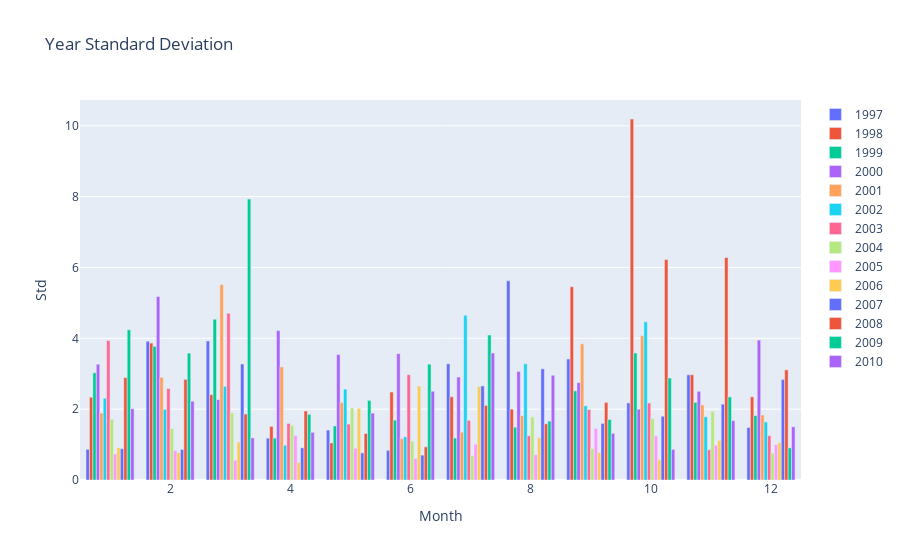

Source (notebook cell):
### Code cell
yearStdBarChart(10, 1997, 2010)

### Figure 1 — Plotly figure (JSON) as saved in the notebook; plotly's stock layout.template omitted (floating-point values rounded to 4 significant figures)
{"data": [{"name": "1997", "type": "bar", "x": ["01", "02", "03", "04", "05", "06", "07", "08", "09", "10", "11", "12"], "y": [0.8667, 3.916, 3.926, 1.181, 1.41, 0.8377, 3.281, 5.623, 3.418, 2.176, 2.972, 1.483]}, {"name": "1998", "type": "bar", "x": ["01", "02", "03", "04", "05", "06", "07", "08", "09", "10", "11", "12"], "y": [2.336, 3.867, 2.41, 1.513, 1.047, 2.483, 2.351, 2.001, 5.456, 10.19, 2.971, 2.348]}, {"name": "1999", "type": "bar", "x": ["01", "02", "03", "04", "05", "06", "07", "08", "09", "10", "11", "12"], "y": [3.027, 3.773, 4.539, 1.182, 1.526, 1.69, 1.185, 1.491, 2.516, 3.585, 2.191, 1.82]}, {"name": "2000", "type": "bar", "x": ["01", "02", "03", "04", "05", "06", "07", "08", "09", "10", "11", "12"], "y": [3.269, 5.181, 2.269, 4.219, 3.541, 3.568, 2.907, 3.066, 2.751, 1.999, 2.505, 3.95]}, {"name": "2001", "type": "bar", "x": ["01", "02", "03", "04", "05", "06", "07", "08", "09", "10", "11", "12"], "y": [1.891, 2.897, 5.521, 3.195, 2.185, 1.168, 1.351, 1.816, 3.844, 4.074, 2.119, 1.837]}, {"name": "2002", "type": "bar", "x": ["01", "02", "03", "04", "05", "06", "07", "08", "09", "10", "11", "12"], "y": [2.307, 1.997, 2.644, 0.9804, 2.564, 1.218, 4.652, 3.282, 2.095, 4.467, 1.785, 1.639]}, {"name": "2003", "type": "bar", "x": ["01", "02", "03", "04", "05", "06", "07", "08", "09", "10", "11", "12"], "y": [3.939, 2.584, 4.707, 1.596, 1.578, 2.974, 1.685, 1.25, 1.988, 2.174, 0.8552, 1.252]}, {"name": "2004", "type": "bar", "x": ["01", "02", "03", "04", "05", "06", "07", "08", "09", "10", "11", "12"], "y": [1.717, 1.449, 1.895, 1.542, 2.038, 1.1, 0.6936, 1.781, 0.8864, 1.736, 1.94, 0.7588]}, {"name": "2005", "type": "bar", "x": ["01", "02", "03", "04", "05", "06", "07", "08", "09", "10", "11", "12"], "y": [0.7363, 0.8312, 0.5566, 1.257, 0.8955, 0.609, 1.009, 0.7131, 1.458, 1.244, 0.9846, 0.9965]}, {"name": "2006", "type": "bar", "x": ["01", "02", "03", "04", "05", "06", "07", "08", "09", "10", "11", "12"], "y": [0.9111, 0.7715, 1.072, 0.4982, 2.02, 2.654, 2.634, 1.199, 0.7744, 0.5701, 1.117, 1.054]}, {"name": "2007", "type": "bar", "x": ["01", "02", "03", "04", "05", "06", "07", "08", "09", "10", "11", "12"], "y": [0.8832, 0.8615, 3.276, 0.9084, 0.7662, 0.7023, 2.657, 3.138, 1.599, 1.8, 2.141, 2.838]}, {"name": "2008", "type": "bar", "x": ["01", "02", "03", "04", "05", "06", "07", "08", "09", "10", "11", "12"], "y": [2.891, 2.842, 1.862, 1.949, 1.312, 0.9365, 2.105, 1.586, 2.192, 6.224, 6.281, 3.111]}, {"name": "2009", "type": "bar", "x": ["01", "02", "03", "04", "05", "06", "07", "08", "09", "10", "11", "12"], "y": [4.241, 3.582, 7.931, 1.853, 2.248, 3.269, 4.094, 1.663, 1.706, 2.88, 2.346, 0.9073]}, {"name": "2010", "type": "bar", "x": ["01", "02", "03", "04", "05", "06", "07", "08", "09", "10", "11", "12"], "y": [2.012, 2.225, 1.189, 1.346, 1.888, 2.506, 3.586, 2.957, 1.316, 0.8627, 1.677, 1.502]}], "layout": {"title": {"text": "Year Standard Deviation"}, "xaxis": {"title": {"text": "Month"}}, "yaxis": {"title": {"text": "Std"}}}}
